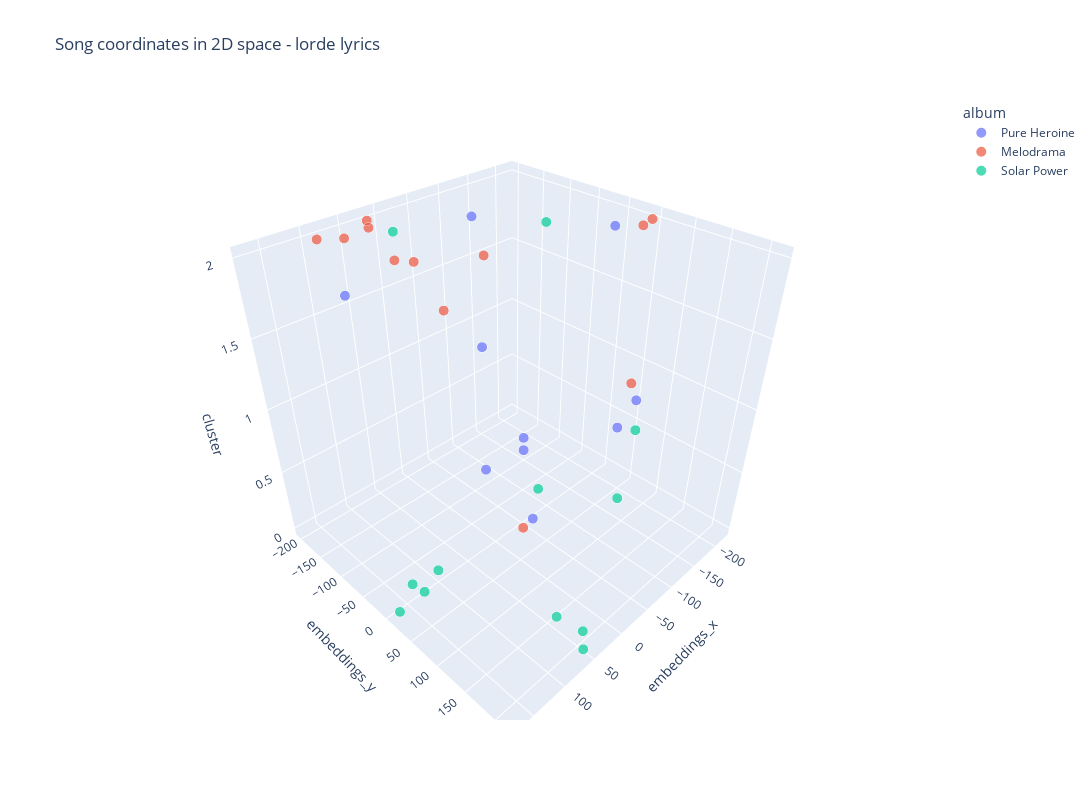

Notebook cell for this chart:
### Code cell
pt.plot_clusters()

### Figure 1 — Plotly figure (JSON) as saved in the notebook; plotly's stock layout.template omitted (floating-point values rounded to 4 significant figures)
{"data": [{"customdata": [["Pure Heroine", "Tennis Court"], ["Pure Heroine", "400 Lux"], ["Pure Heroine", "Royals"], ["Pure Heroine", "Ribs"], ["Pure Heroine", "Buzzcut Season"], ["Pure Heroine", "Team"], ["Pure Heroine", "Glory And Gore"], ["Pure Heroine", "Still Sane"], ["Pure Heroine", "White Teeth Teens"], ["Pure Heroine", "A World Alone"]], "hovertemplate": "<b>%{hovertext}</b><br>Album: %{customdata[0]}<br>Cluster: %{z}<br>Song Title: %{customdata[1]}<br>x: %{x}<br>y: %{y}<br>z: %{z}<br><extra></extra>", "hovertext": ["Pure Heroine", "Pure Heroine", "Pure Heroine", "Pure Heroine", "Pure Heroine", "Pure Heroine", "Pure Heroine", "Pure Heroine", "Pure Heroine", "Pure Heroine"], "legendgroup": "Pure Heroine", "marker": {"color": "#636efa", "size": [1, 1, 1, 1, 1, 1, 1, 1, 1, 1], "sizemode": "area", "sizeref": 0.01, "symbol": "circle"}, "mode": "markers", "name": "Pure Heroine", "scene": "scene", "showlegend": true, "type": "scatter3d", "x": [-100.3, -146.0, 73.41, -171.6, -57.58, 20.81, 4.689, 148.9, -85.81, -75.3], "y": [-135.1, 105.0, 69.04, 27.69, 14.23, 74.39, 57.7, -47.47, 124.7, -118.9], "z": [1, 1, 1, 2, 0, 1, 1, 2, 1, 2]}, {"customdata": [["Melodrama", "Green Light"], ["Melodrama", "Sober"], ["Melodrama", "Homemade Dynamite"], ["Melodrama", "The Louvre"], ["Melodrama", "Liability"], ["Melodrama", "Hard Feelings / Loveless"], ["Melodrama", "Sober II (Melodrama)"], ["Melodrama", "Writer In The Dark"], ["Melodrama", "Supercut"], ["Melodrama", "Liability (Reprise)"], ["Melodrama", "Perfect Places"], ["Melodrama", "Homemade Dynamite (remix) (feat. Khalid, SZA & Post Malone)"]], "hovertemplate": "<b>%{hovertext}</b><br>Album: %{customdata[0]}<br>Cluster: %{z}<br>Song Title: %{customdata[1]}<br>x: %{x}<br>y: %{y}<br>z: %{z}<br><extra></extra>", "hovertext": ["Melodrama", "Melodrama", "Melodrama", "Melodrama", "Melodrama", "Melodrama", "Melodrama", "Melodrama", "Melodrama", "Melodrama", "Melodrama", "Melodrama"], "legendgroup": "Melodrama", "marker": {"color": "#EF553B", "size": [1, 1, 1, 1, 1, 1, 1, 1, 1, 1, 1, 1], "sizemode": "area", "sizeref": 0.01, "symbol": "circle"}, "mode": "markers", "name": "Melodrama", "scene": "scene", "showlegend": true, "type": "scatter3d", "x": [102.1, -195.4, 53.86, -8.456, 31.29, 68.76, -218.9, 91.81, -35.62, 19.62, -171.8, 65.61], "y": [47.31, 51.03, -62.92, -21.01, -179.4, -172.7, 46.35, -192.5, 17.48, -199.9, 75.86, -81.14], "z": [2, 2, 2, 2, 2, 2, 2, 2, 0, 2, 1, 2]}, {"customdata": [["Solar Power", "The Path"], ["Solar Power", "Solar Power"], ["Solar Power", "California"], ["Solar Power", "Stoned At The Nail Salon"], ["Solar Power", "Fallen Fruit"], ["Solar Power", "Secrets from a Girl (Who's Seen it All)"], ["Solar Power", "Stoned At The Nail Salon"], ["Solar Power", "Dominoes"], ["Solar Power", "White Teeth Teens"], ["Solar Power", "Leader Of a New Regime"], ["Solar Power", "Mood Ring"], ["Solar Power", "Oceanic Feeling"]], "hovertemplate": "<b>%{hovertext}</b><br>Album: %{customdata[0]}<br>Cluster: %{z}<br>Song Title: %{customdata[1]}<br>x: %{x}<br>y: %{y}<br>z: %{z}<br><extra></extra>", "hovertext": ["Solar Power", "Solar Power", "Solar Power", "Solar Power", "Solar Power", "Solar Power", "Solar Power", "Solar Power", "Solar Power", "Solar Power", "Solar Power", "Solar Power"], "legendgroup": "Solar Power", "marker": {"color": "#00cc96", "size": [1, 1, 1, 1, 1, 1, 1, 1, 1, 1, 1, 1], "sizemode": "area", "sizeref": 0.01, "symbol": "circle"}, "mode": "markers", "name": "Solar Power", "scene": "scene", "showlegend": true, "type": "scatter3d", "x": [37.06, 55.88, 94.46, 129.1, 43.12, 18.88, 132.0, 169.6, -96.64, 9.719, -124.5, -107.1], "y": [195.9, 213.6, -6.483, 9.279, 158.1, -148.5, -11.75, 12.67, 143.6, 205.3, -40.14, -24.99], "z": [0, 0, 0, 0, 0, 2, 0, 0, 1, 1, 2, 0]}], "layout": {"height": 800, "legend": {"itemsizing": "constant", "title": {"text": "album"}, "tracegroupgap": 0}, "scene": {"domain": {"x": [0, 1], "y": [0, 1]}, "xaxis": {"title": {"text": "embeddings_x"}}, "yaxis": {"title": {"text": "embeddings_y"}}, "zaxis": {"title": {"text": "cluster"}}}, "title": {"text": "Song coordinates in 2D space - lorde lyrics"}, "width": 1200}}
